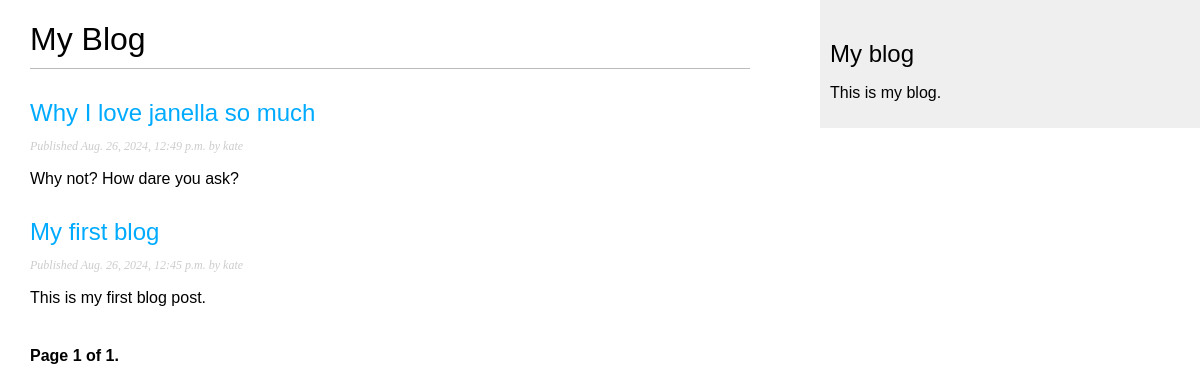
/blog/, run on an earlier commit of the app's database.
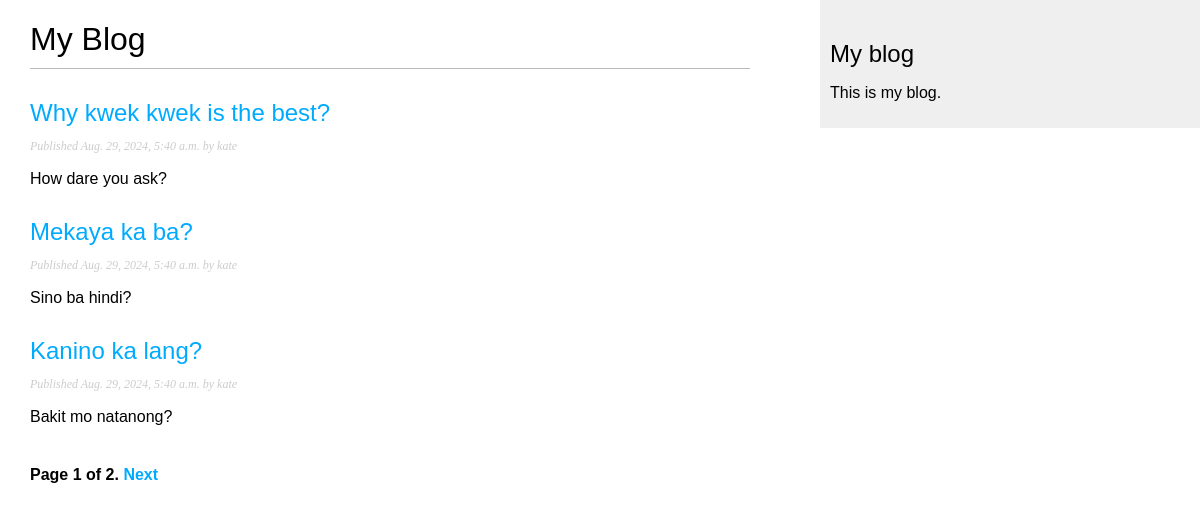
And on a later commit of the database.
### blog/models.py (models this page shows, shortened)
class Post(models.Model):
    class Status(models.TextChoices):
        DRAFT = 'DF', 'Draft'
        PUBLISHED = 'PB', 'Published'
    title = models.CharField(max_length=250)
    slug = models.SlugField(max_length=250,
                            unique_for_date='publish')
    author = models.ForeignKey(User,
                            on_delete=models.CASCADE,
                            related_name='blog_posts')
    body = models.TextField()
    publish = models.DateTimeField(default=timezone.now())
    created = models.DateTimeField(auto_now_add=True)
    update = models.DateTimeField(auto_now=True)
    status = models.CharField(max_length=2,
                            choices=Status.choices,
                            default=Status.DRAFT)
    objects = models.Manager()
    published = PublishedManager()
    class Meta:
        ordering = ['-publish']
        indexes=[
            models.Index(fields=['-publish'])
        ]
    def get_absolute_url(self):
        return reverse('blog:post_detail',args=[
            self.publish.year,
            self.publish.month,
            self.publish.day,
            self.slug])

### blog/views.py (the view)
# urls.py: path('', views.post_list, name='post_list'),
def post_list(request):
    post_list = Post.published.all()
    paginator = Paginator(post_list, 3)
    page_number = request.GET.get('page', 1)
    try:
        posts = paginator.page(page_number)
    except PageNotAnInteger:
        posts = paginator.page(1)
    except EmptyPage:
        posts = paginator.page(paginator.num_pages)
    return render(request,
                  'blog/post/list.html',
                  {'posts':posts})

### blog/models.py (called while the page is built)
    def get_queryset(self) -> models.QuerySet:
        return super().get_queryset()\
                    .filter(status=Post.Status.PUBLISHED)

### blog/templates/blog/post/list.html (shortened to what this page needs)
{% extends "blog/base.html" %}
{% block content %}
    <h1>My Blog</h1>
    {% for post in posts %}
        <h2>
            <a href="{{ post.get_absolute_url }}">
                {{ post.title }}
            </a>
        </h2>
        <p class="date">
            Published {{ post.publish }} by {{ post.author }}
        </p>
        {{ post.body|truncatewords:30|linebreaks }}
    {% endfor %}
    {% include "pagination.html" with page=posts %}
{% endblock %}

What changed in the data, as far as the page shows it:
no longer on this page (row unchanged): Post: title "Why I love janella so much", publish "Aug. 26, 2024, 12:49 p.m.", author "kate", body "Why not? How dare you ask?"
no longer on this page (row unchanged): Post: title "My first blog", publish "Aug. 26, 2024, 12:45 p.m.", author "kate", body "This is my first blog post."
added Post: title "Why kwek kwek is the best?", publish "Aug. 29, 2024, 5:40 a.m.", author "kate", body "How dare you ask?"
added Post: title "Mekaya ka ba?", publish "Aug. 29, 2024, 5:40 a.m.", author "kate", body "Sino ba hindi?"
added Post: title "Kanino ka lang?", publish "Aug. 29, 2024, 5:40 a.m.", author "kate", body "Bakit mo natanong?"
Also different on the page:
{{ page.paginator.num_pages }}: "1" → "2"
text now shown: "Next"
